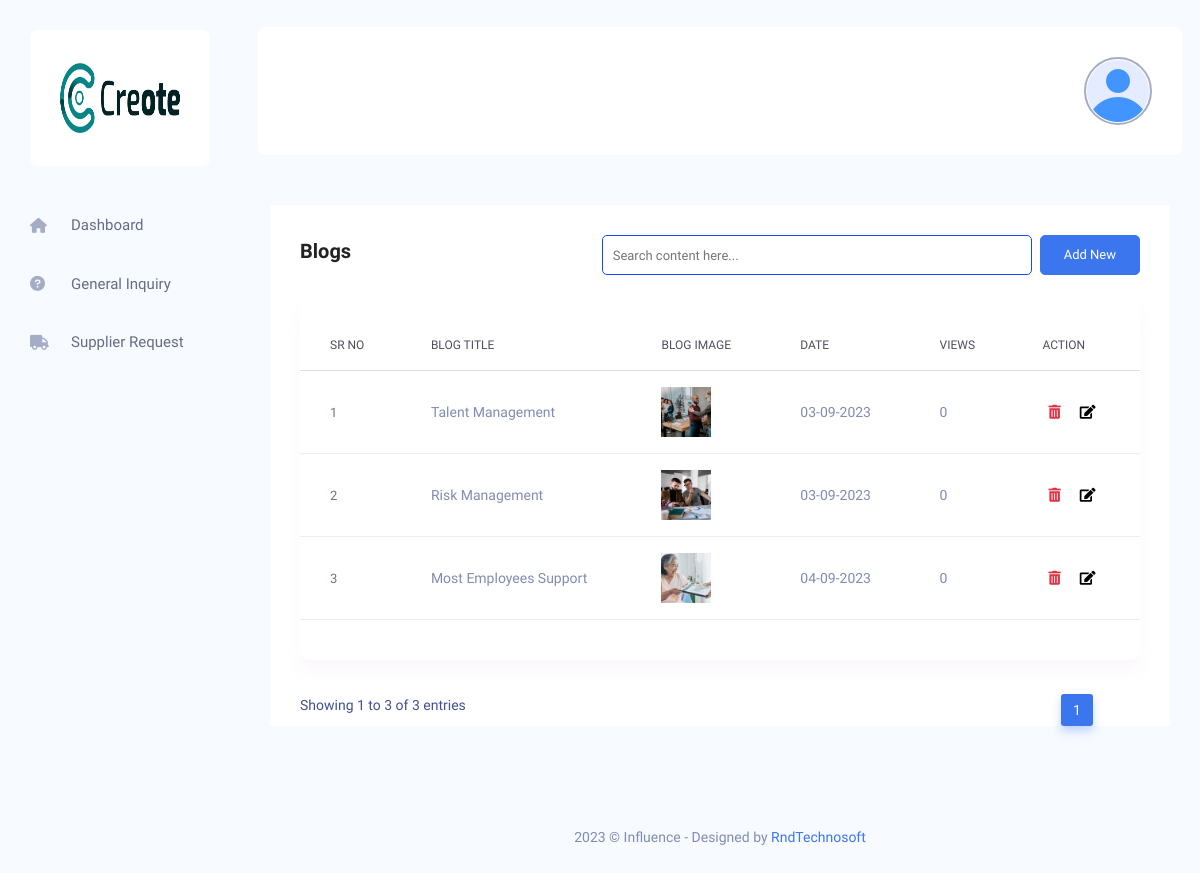
The page /admin/manage-blog.php (signed in) on the database its author committed.
### tables this page shows
CREATE TABLE `tbl_footer_setting` (
  `id` int(11) UNSIGNED NOT NULL,
  `name` varchar(190) NOT NULL,
  `logo` varchar(190) NOT NULL,
  `alt_tag` varchar(191) NOT NULL,
  `background_image` text NOT NULL,
  `alt_tag1` varchar(191) NOT NULL,
  `about_us_des` varchar(250) NOT NULL,
  `facebook_link` varchar(191) NOT NULL,
  `twitter_link` varchar(191) NOT NULL,
  `instagram_link` varchar(191) NOT NULL,
  `youtube_link` varchar(191) NOT NULL,
  `create_at` timestamp NOT NULL DEFAULT current_timestamp(),
  `update_at` timestamp NULL DEFAULT NULL ON UPDATE current_timestamp()
);

CREATE TABLE `tbl_blog` (
  `id` int(10) NOT NULL,
  `title` varchar(200) NOT NULL,
  `image` varchar(200) NOT NULL,
  `alt_tag` varchar(1000) NOT NULL,
  `sort_desc` varchar(2000) NOT NULL,
  `long_desc` mediumtext NOT NULL,
  `page_name` varchar(500) NOT NULL,
  `meta_tag_id` int(100) NOT NULL,
  `create_date` varchar(100) NOT NULL,
  `credit_name` varchar(1000) NOT NULL,
  `credit_link` varchar(1000) NOT NULL,
  `position_order` int(250) NOT NULL DEFAULT 0,
  `no_of_click` int(100) NOT NULL
);

### admin/manage-blog.php (the view, shortened to what this page needs)
<?php
include 'includes/header.php';
?>
<?php
include 'includes/side-bar.php';
?>
<?php include 'includes/top-bar.php';
?>
<div class="main_content_iner ">
    <div class="container-fluid plr_30 body_white_bg pt_30">
        <div class="row justify-content-center">
            <div class="col-12">
                <div class="QA_section">
                    <div class="white_box_tittle list_header">
                        <h4>Blogs</h4>
                        <div class="box_right d-flex lms_block">
                            <div class="serach_field_2">
                                <div class="search_inner">
                                    <div class="search_field">
                                        <input type="text" placeholder="Search content here..." class="search-table-data">
                                    </div>
                                </div>
                            </div>
                            <div class="add_button ms-2">
                                <a href="add-blog.php?add=yes" class="btn_1">Add New</a>
                            </div>
                        </div>
                    </div>
                    <div class="QA_table ">
                        <table class="table lms_table_active">
                            <thead>
                                <tr>
                                    <th scope="col">Sr No</th>
                                    <th scope="col">Blog Title</th>
                                    <th scope="col">Blog Image</th>
                                     <th scope="col">Date</th>
                                     <th scope="col">Views</th>
                                    <th scope="col">Action</th>
                                </tr>
                            </thead>
                            <tbody>
                                <?php
                                $sql = 'SELECT * FROM tbl_blog ';
                                $result = mysqli_query($conn, $sql);
                                if (mysqli_num_rows($result) > 0) {
                                    $cno = 1;
                                    while ($row = mysqli_fetch_assoc($result)) {
                                ?>
                                        <tr id="<?php echo $row['id'] ?>">
                                            <th scope="row"> <a href="#" class="question_content"><?php echo $cno ?></a></th>
                                            <td><?php echo $row['title']  ?></td>
                                            <td><?php if($row['image']!=""){?>
                        						<img height="50" width="50" style="object-fit:cover;" src="images/blog/<?php echo $row['image'];?>" />
                            				    <?php }else{ ?><img height="50" width="50" style="object-fit:cover;" src="images/add-image.png" />
                            					<?php } ?>
                        					</td>
                        					<td><?php echo $row['create_date']; ?></td>
                        					<td><?php echo $row['no_of_click']; ?></td>
                                            <td>
                                                <form class="d-inline" method="post">
                                                    <button type="submit" name="delete" id="" class="fas fa-trash-alt text-danger border border-0 bg-white" onclick="alert('Are you sure you want to delete?')">
                                                </form>&nbsp
                                                <form class="d-inline" action="add-blog.php" method="get">
                                                    <button type="submit" class="fas fa-edit  border border-0 bg-white">
                                                </form>
                                            </td>
                                        </tr>
                                <?php
                                        $cno++;
                                    }
                                } ?>
                            </tbody>
                        </table>
                    </div>
                </div>
            </div>
        </div>
    </div>
</div>
<?php
include 'includes/footer.php';
?>

### admin/includes/side-bar.php (shortened to what this page needs)
<?php
$select = "SELECT * FROM tbl_footer_setting WHERE id = 1";
$footerl = mysqli_query($conn, $select);
$sidebarlogo = mysqli_fetch_assoc($footerl);
?>
<nav class="sidebar">
    <div class="logo d-flex justify-content-between">
        <a href="home.php"><img src="./images/footer/<?php echo $sidebarlogo['logo']; ?>" height="70" width="70" alt="<?php echo $sidebarlogo['alt_tag']; ?>"></a>
    </div>
    <ul id="sidebar_menu">
        <li class="">
            <a class="" href="home.php" aria-expanded="false">
               <i class="fa-solid fa-house"></i>
                <span>Dashboard</span>
            </a>
        </li>
         <li class="">
            <a class="" href="manage-general-inquiry.php" aria-expanded="false">
                <i class="fa-solid fa-circle-question"></i>
                <span>General Inquiry</span>
            </a>
        </li>
         <li class="">
            <a class="" href="manage-supplier-request.php" aria-expanded="false">
                <i class="fas fa-truck"></i>
                <span>Supplier Request</span>
            </a>
        </li>
    </ul>
</nav>

### admin/assets/css/custome.css (style rules this page uses)
.serach_field_2 .search_inner input { color: #000; font-size: 13px; height: 40px; width: 100%; border-radius: 5px; padding-left: 10px !important; border: 1px solid #144bf6; padding-right: 15px; }

### rows shown on the page
tbl_footer_setting: logo (placeholder picture)
tbl_blog: title "Talent Management", image (picture), create_date "03-09-2023", no_of_click "0"
tbl_blog: title "Risk Management", image (picture), create_date "03-09-2023", no_of_click "0"
tbl_blog: title "Most Employees Support", image (picture), create_date "04-09-2023", no_of_click "0"
